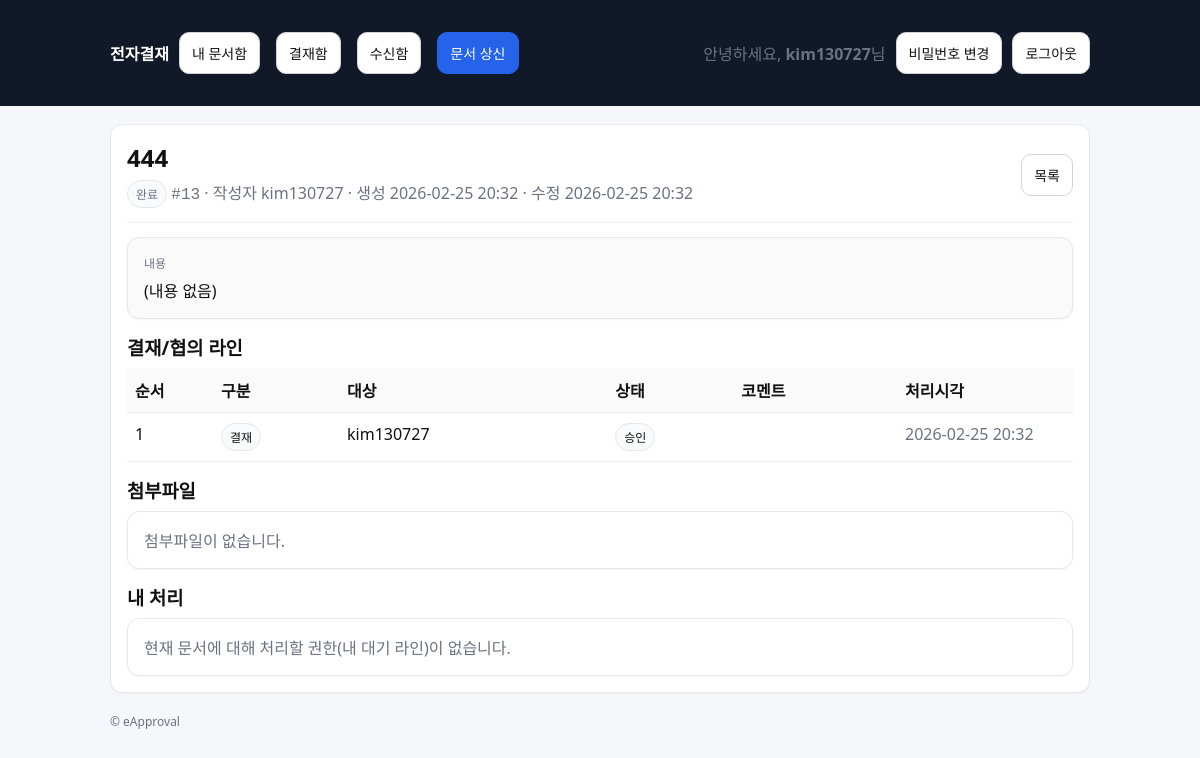
Page /approvals/13/ (signed in) on the committed database.
### approvals/models.py (models this page shows, shortened)
class Document(models.Model):
    class Status(models.TextChoices):
        DRAFT = "DRAFT", "임시"
        SUBMITTED = "SUBMITTED", "상신"
        IN_PROGRESS = "IN_PROGRESS", "진행중"
        REJECTED = "REJECTED", "반려"
        COMPLETED = "COMPLETED", "완료"
    title = models.CharField(max_length=200)
    content = models.TextField(blank=True)
    created_by = models.ForeignKey(
        settings.AUTH_USER_MODEL, on_delete=models.PROTECT, related_name="docs_created"
    )
    status = models.CharField(max_length=20, choices=Status.choices, default=Status.DRAFT)
    current_line_order = models.PositiveIntegerField(default=1)
    created_at = models.DateTimeField(auto_now_add=True)
    updated_at = models.DateTimeField(auto_now=True)

class DocumentLine(models.Model):
    class Role(models.TextChoices):
        CONSULT = "CONSULT", "협의"
        APPROVE = "APPROVE", "결재"
        RECEIVE = "RECEIVE", "수신/열람"
    class Decision(models.TextChoices):
        PENDING = "PENDING", "대기"
        APPROVED = "APPROVED", "승인"
        REJECTED = "REJECTED", "반려"
        READ = "READ", "열람"
    document = models.ForeignKey(Document, on_delete=models.CASCADE, related_name="lines")
    role = models.CharField(max_length=10, choices=Role.choices)
    order = models.PositiveIntegerField()
    user = models.ForeignKey(settings.AUTH_USER_MODEL, on_delete=models.PROTECT)
    decision = models.CharField(max_length=10, choices=Decision.choices, default=Decision.PENDING)
    comment = models.CharField(max_length=300, blank=True)
    acted_at = models.DateTimeField(null=True, blank=True)
    class Meta:
        ordering = ["order", "id"]

### approvals/views.py (the view)
# urls.py: path("approvals/<int:doc_id>/", views.doc_detail, name="doc_detail"),
@login_required
def doc_detail(request, doc_id: int):
    doc = get_object_or_404(Document, id=doc_id)
    if not can_view_document(request.user, doc):
        raise Http404
    if doc.status == Document.Status.COMPLETED:
        mark_read(doc=doc, actor=request.user)
    current_line = doc.lines.filter(order=doc.current_line_order, decision="PENDING").first()
    can_act = bool(current_line) and (current_line.user_id == request.user.id or request.user.is_superuser)
    return render(
        request,
        "approvals/doc_detail.html",
        {"doc": doc, "current_line": current_line, "can_act": can_act},
    )

### approvals/permissions.py (called while the page is built, shortened)
def can_view_document(user, doc: Document) -> bool:
    if not user.is_authenticated:
        return False
    if user.is_superuser:
        return True

### approvals/services.py (called while the page is built)
@transaction.atomic
def mark_read(*, doc: Document, actor) -> Document:
    line = doc.lines.filter(
        role=DocumentLine.Role.RECEIVE,
        user_id=actor.id,
    ).first()
    if not line:
        return doc
    if line.decision == DocumentLine.Decision.PENDING:
        line.decision = DocumentLine.Decision.READ
        line.acted_at = timezone.now()
        line.save(update_fields=["decision", "acted_at"])
    return doc

### templates/approvals/doc_detail.html (shortened to what this page needs)
{% extends "base.html" %}
{% block content %}
  <div class="card">
    <div class="row" style="justify-content:space-between;">
      <div>
        <h2 style="margin:0;">{{ doc.title }}</h2>
        <div class="muted" style="margin-top:6px;">
          <span class="badge">{{ doc.get_status_display }}</span>
          <span class="mono">#{{ doc.id }}</span>
          · 작성자 {{ doc.created_by.username }}
          · 생성 {{ doc.created_at|date:"Y-m-d H:i" }}
          · 수정 {{ doc.updated_at|date:"Y-m-d H:i" }}
        </div>
      </div>
      <div>
        <a class="btn" href="{% url 'approvals:doc_list' %}">목록</a>
      </div>
    </div>
    <hr style="border:none; border-top:1px solid #eee; margin:14px 0;">
    <div class="card" style="background:#fafafa;">
      <div class="muted" style="font-size:12px; margin-bottom:6px;">내용</div>
      <div style="white-space:pre-wrap;">{{ doc.content|default:"(내용 없음)" }}</div>
    </div>
    <div style="margin-top:14px;">
      <h3 style="margin:0 0 8px 0;">결재/협의 라인</h3>
      <table class="table">
        <thead>
          <tr>
            <th style="width:70px;">순서</th>
            <th style="width:110px;">구분</th>
            <th>대상</th>
            <th style="width:110px;">상태</th>
            <th>코멘트</th>
            <th style="width:160px;">처리시각</th>
          </tr>
        </thead>
        <tbody>
          {% for line in doc.lines.all %}
          <tr>
            <td>{{ line.order }}</td>
            <td><span class="badge">{{ line.get_role_display }}</span></td>
            <td>{{ line.user.username }}</td>
            <td><span class="badge">{{ line.get_decision_display }}</span></td>
            <td class="muted">{{ line.comment|default:"" }}</td>
            <td class="muted">
              {% if line.acted_at %}{{ line.acted_at|date:"Y-m-d H:i" }}{% else %}-{% endif %}
            </td>
          </tr>
          {% empty %}
          <tr><td colspan="6" class="muted">라인이 없습니다.</td></tr>
          {% endfor %}
        </tbody>
      </table>
    </div>
    <div style="margin-top:14px;">
      <h3 style="margin:0 0 8px 0;">첨부파일</h3>
      <div class="card">
        {% for att in doc.attachments.all %}
          <div class="row" style="justify-content:space-between;">
            <div class="mono" style="font-size:13px;">{{ att.file.name }}</div>
            <a class="btn" href="{% url 'approvals:attachment_download' att.id %}">다운로드</a>
          </div>
          {% if not forloop.last %}<hr style="border:none; border-top:1px solid #eee; margin:10px 0;">{% endif %}
        {% empty %}
          <div class="muted">첨부파일이 없습니다.</div>
        {% endfor %}
      </div>
    </div>
    <div style="margin-top:14px;">
      <h3 style="margin:0 0 8px 0;">내 처리</h3>
      {% if can_act %}
        <div class="card">
          <div class="muted" style="margin-bottom:10px;">
            현재 처리자: <strong>{{ current_line.user.username }}</strong>
            · 구분: <strong>{{ current_line.get_role_display }}</strong>
            · 순서: <strong>{{ current_line.order }}</strong>
          </div>
          <form method="post" action="{% url 'approvals:act_approve' doc.id %}">
            {% csrf_token %}
            <div class="field">
              <label for="comment_approve">코멘트(선택)</label>
              <input id="comment_approve" type="text" name="comment" placeholder="예: 확인했습니다." />
              <div class="help">승인/협의 완료 처리 시 기록됩니다.</div>
            </div>
            <button class="btn btn-primary" type="submit">승인 / 협의완료</button>
          </form>
          <hr style="border:none; border-top:1px solid #eee; margin:12px 0;">
          <form method="post" action="{% url 'approvals:act_reject' doc.id %}">
            {% csrf_token %}
            <div class="field">
              <label for="comment_reject">반려 사유(필수)</label>
              <input id="comment_reject" type="text" name="comment" placeholder="예: 증빙이 누락되었습니다." required />
            </div>
            <button class="btn btn-danger" type="submit">반려</button>
          </form>
        </div>
      {% else %}
        <div class="card muted">
          현재 문서에 대해 처리할 권한(내 대기 라인)이 없습니다.
        </div>
      {% endif %}
    </div>
  </div>
{% endblock %}

### templates/base.html (shortened to what this page needs)
<!doctype html>
<html lang="ko">
<head>
</head>
<body>
  <header>
    <div class="wrap">
      <nav>
        <a href="{% url 'approvals:home' %}"><strong>전자결재</strong></a>
        <a class="btn" href="{% url 'approvals:doc_list' %}">내 문서함</a>
        <a class="btn" href="{% url 'approvals:inbox' %}">결재함</a>
        <a class="btn" href="{% url 'approvals:received' %}">수신함</a>
        <a class="btn btn-primary" href="{% url 'approvals:doc_create' %}">문서 상신</a>
        {% if user.is_authenticated %}
          <span class="muted">안녕하세요, <strong>{{ user.username }}</strong>님</span>
          <a class="btn" href="{% url 'accounts:password_change' %}">비밀번호 변경</a>
          <form method="post" action="{% url 'accounts:logout' %}" style="display:inline;">
            <button class="btn" type="submit">로그아웃</button>
          </form>
        {% else %}
          <a class="btn" href="{% url 'accounts:login' %}">로그인</a>
          <a class="btn btn-primary" href="{% url 'accounts:signup' %}">회원가입</a>
        {% endif %}
      </nav>
    </div>
  </header>
  <main class="wrap">
    {% block content %}{% endblock %}
    <footer class="muted">
      <div>© eApproval</div>
    </footer>
  </main>
</body>
</html>

### templates/base.html (style rules this page uses)
body { font-family: system-ui, -apple-system, Segoe UI, Roboto, "Noto Sans KR", Arial, sans-serif; margin:0; background:#f6f7fb; color:#111; }
header { background:#111827; color:#fff; padding:14px 18px; }
header a { color:#fff; text-decoration:none; }
.wrap { max-width: 980px; margin: 0 auto; padding: 18px; }
nav { display:flex; gap:10px; flex-wrap:wrap; align-items:center; }
.card { background:#fff; border:1px solid #e5e7eb; border-radius:12px; padding:16px; box-shadow: 0 1px 2px rgba(0,0,0,0.04); }
.btn { display:inline-block; padding:10px 12px; border-radius:10px; border:1px solid #d1d5db; background:#fff; text-decoration:none; color:#111; font-size:14px; }
.btn-primary { background:#2563eb; border-color:#2563eb; color:#fff; }
.btn + .btn { margin-left: 6px; }
.muted { color:#6b7280; }
.mono { font-family: ui-monospace, SFMono-Regular, Menlo, Monaco, Consolas, "Liberation Mono", "Courier New", monospace; }
.table { width:100%; border-collapse: collapse; }
.table th, .table td { border-bottom:1px solid #eee; padding:10px 8px; text-align:left; vertical-align:top; }
.table th { background:#fafafa; font-weight:600; }
.badge { display:inline-block; padding:4px 8px; border-radius:999px; font-size:12px; border:1px solid #e5e7eb; background:#f9fafb; }
.row { display:flex; gap:10px; flex-wrap:wrap; align-items:center; }
footer { padding: 20px 0; color:#6b7280; font-size:12px; }

### rows in the picture
Document: title "444", status "완료", id "13", created_by.username "kim130727", created_at "2026-02-25 20:32", updated_at "2026-02-25 20:32", content "(내용 없음)"
DocumentLine: order "1", role "결재", user.username "kim130727", decision "승인", acted_at "2026-02-25 20:32"

### other values in the picture
{{ user.username }} "kim130727"
